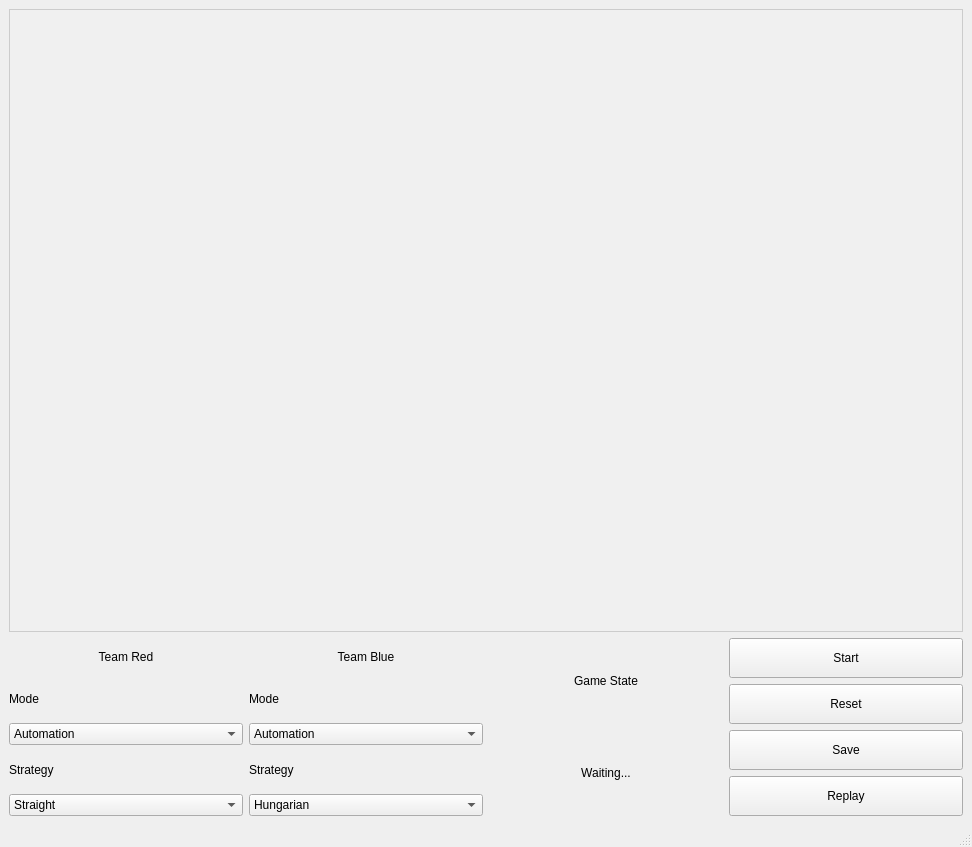
<?xml version="1.0" encoding="UTF-8"?>
<ui version="4.0">
 <class>MainWindow</class>
 <widget class="QMainWindow" name="MainWindow">
  <property name="geometry">
   <rect>
    <x>0</x>
    <y>0</y>
    <width>972</width>
    <height>847</height>
   </rect>
  </property>
  <property name="windowTitle">
   <string>Game Board</string>
  </property>
  <widget class="QWidget" name="centralwidget">
   <layout class="QVBoxLayout" name="mainLayout">
    <item>
     <widget class="QGraphicsView" name="graphicsView">
      <property name="sizePolicy">
       <sizepolicy hsizetype="Expanding" vsizetype="Expanding">
        <horstretch>1</horstretch>
        <verstretch>5</verstretch>
       </sizepolicy>
      </property>
      <property name="minimumSize">
       <size>
        <width>0</width>
        <height>300</height>
       </size>
      </property>
      <property name="styleSheet">
       <string notr="true">background-color: #f0f0f0; border: 1px solid #ccc;</string>
      </property>
     </widget>
    </item>
    <item>
     <layout class="QHBoxLayout" name="controlLayout">
      <item>
       <layout class="QVBoxLayout" name="teamLayout">
        <item>
         <widget class="QLabel" name="labelTeam1">
          <property name="text">
           <string>Team Red</string>
          </property>
          <property name="alignment">
           <set>Qt::AlignCenter</set>
          </property>
         </widget>
        </item>
        <item>
         <widget class="QLabel" name="labelModeRed">
          <property name="text">
           <string>Mode</string>
          </property>
         </widget>
        </item>
        <item>
         <widget class="QComboBox" name="comboBox_ModeRed">
          <item><property name="text"><string>Automation</string></property></item>
          <item><property name="text"><string>Xbox</string></property></item>
         </widget>
        </item>
        <item>
         <widget class="QLabel" name="labelStrategyRed">
          <property name="text">
           <string>Strategy</string>
          </property>
         </widget>
        </item>
        <item>
         <widget class="QComboBox" name="comboBox_StrategyRed">
          <item><property name="text"><string>Straight</string></property></item>
          <item><property name="text"><string>Random</string></property></item>
          <item><property name="text"><string>VO</string></property></item>
          <item><property name="text"><string>Field Strategy</string></property></item>
         </widget>
        </item>
       </layout>
      </item>

      <item>
       <layout class="QVBoxLayout" name="teamLayout2">
        <item>
         <widget class="QLabel" name="labelTeam2">
          <property name="text">
           <string>Team Blue</string>
          </property>
          <property name="alignment">
           <set>Qt::AlignCenter</set>
          </property>
         </widget>
        </item>
        <item>
         <widget class="QLabel" name="labelModeBlue">
          <property name="text">
           <string>Mode</string>
          </property>
         </widget>
        </item>
        <item>
         <widget class="QComboBox" name="comboBox_ModeBlue">
          <item><property name="text"><string>Automation</string></property></item>
          <item><property name="text"><string>Xbox</string></property></item>
         </widget>
        </item>
        <item>
         <widget class="QLabel" name="labelStrategyBlue">
          <property name="text">
           <string>Strategy</string>
          </property>
         </widget>
        </item>
        <item>
         <widget class="QComboBox" name="comboBox_StrategyBlue">
          <item><property name="text"><string>Hungarian</string></property></item>
          <item><property name="text"><string>Random</string></property></item>
          <item><property name="text"><string>Defensive Field Strategy</string></property></item>
         </widget>
        </item>
       </layout>
      </item>

      <item>
       <layout class="QVBoxLayout" name="modeLayout">
        <item>
         <widget class="QLabel" name="labelMode">
          <property name="text">
           <string>Game State</string>
          </property>
          <property name="alignment">
           <set>Qt::AlignCenter</set>
          </property>
         </widget>
        </item>
        <item>
         <widget class="QLabel" name="labelGameState">
          <property name="text">
           <string>Waiting...</string>
          </property>
          <property name="alignment">
           <set>Qt::AlignCenter</set>
          </property>
         </widget>
        </item>
       </layout>
      </item>

      <item>
       <layout class="QVBoxLayout" name="buttonLayout">
        <item>
         <widget class="QPushButton" name="pushButton_Start">
          <property name="minimumSize">
           <size><width>100</width><height>40</height></size>
          </property>
          <property name="text"><string>Start</string></property>
         </widget>
        </item>
        <item>
         <widget class="QPushButton" name="pushButton_Reset">
          <property name="minimumSize">
           <size><width>100</width><height>40</height></size>
          </property>
          <property name="text"><string>Reset</string></property>
         </widget>
        </item>
        <item>
         <widget class="QPushButton" name="pushButton_Save">
          <property name="minimumSize">
           <size><width>100</width><height>40</height></size>
          </property>
          <property name="text"><string>Save</string></property>
         </widget>
        </item>
        <item>
         <widget class="QPushButton" name="pushButton_Replay">
          <property name="minimumSize">
           <size><width>100</width><height>40</height></size>
          </property>
          <property name="text"><string>Replay</string></property>
         </widget>
        </item>
       </layout>
      </item>
     </layout>
    </item>
   </layout>
  </widget>
  <widget class="QMenuBar" name="menubar"/>
  <widget class="QStatusBar" name="statusbar"/>
 </widget>
 <resources/>
 <connections/>
</ui>
